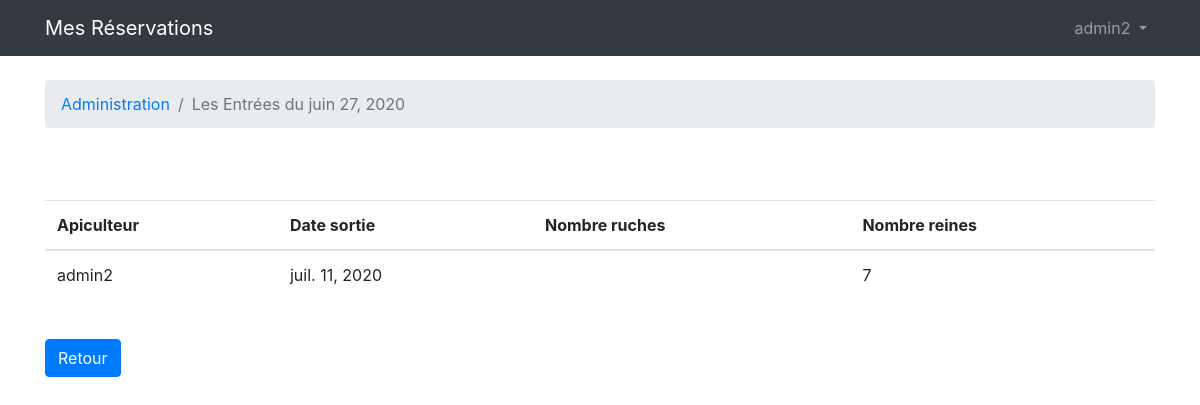
The app's page /resasfanm/listentrees/2020-06-27 (signed in), older data.
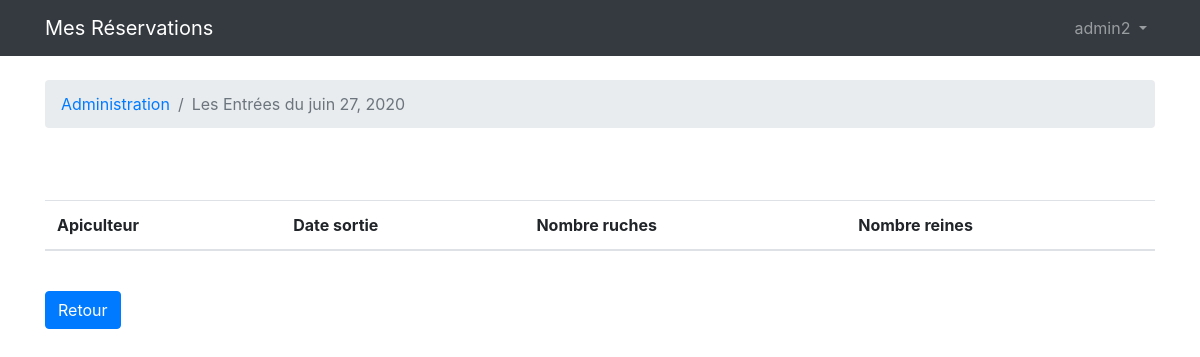
The same page, newer data.
### resasfanm/models.py (models this page shows, shortened)
class Reservation(models.Model):
	apiculteur = models.ForeignKey('Apiculteur', on_delete=models.CASCADE,related_name='reservations')
	nbreine = models.IntegerField(default = 1, verbose_name="nombre reines")
	datedepot = models.DateField(verbose_name="Date depot")
	dateretrait = models.DateField(verbose_name="Date retrait")
	nbtypfecond1 = models.IntegerField(default = 0, verbose_name="nombre apidea/Kieler ")
	nbtypfecond2 = models.IntegerField(default = 0, verbose_name="nombre Miniplus      ")
	nbtypfecond3 = models.IntegerField(default = 0, verbose_name="nombre Warre         ")
	nbtypfecond4 = models.IntegerField(default = 0, verbose_name="nombre ruchette      ")
	ordre = models.IntegerField(verbose_name="ordre",default=1)
	enattente = models.BooleanField(default = False, verbose_name = 'En attente')
	class Meta:
		unique_together = ('apiculteur', 'datedepot',)

class Apiculteur(models.Model):
	nom = models.CharField(max_length=25, unique = True)
	user = models.OneToOneField(User, on_delete=models.CASCADE,null = True)

### resasfanm/views.py (the view)
# urls.py: path('listentrees/<str:dateentree>',views.listentrees,name='listentrees'),
@login_required
def listentrees(request,dateentree):
	datee = datetime.datetime.strptime(dateentree, "%Y-%m-%d").date()
	resas = Reservation.objects.filter(datedepot=datee)
	return render(request, 'resasfanm/listentrees.html', {'les_resas':resas, 'date_entree': datee})

### resasfanm/templates/resasfanm/listentrees.html (shortened to what this page needs)
{% extends 'base.html' %}
{% block breadcrumb %}
  <li class="breadcrumb-item"><a href="{% url 'listgestion' %}" >Administration</a></li>
  <li class="breadcrumb-item active">Les Entrées du {{ date_entree }} </li>
{% endblock %}
{% block content %}
  <br>
  <br>
  <table class="table">
    <thead class="thead-inverse">
      <tr>
          <th>Apiculteur</th>
          <th>Date sortie</th>
          <th>Nombre ruches</th>
          <th>Nombre reines</th>
      </tr>
    </thead>
    <tbody>
      {% for resa in les_resas %}
          <tr>
            <td> {{ resa.apiculteur.nom }}</td>
            <td> {{ resa.dateretrait }}</td>
            <td> {{ resa.nbruche }}</td>
            <td> {{ resa.nbreine }}</td>
          </tr>
      {% endfor %}
    </tbody>
  </table>
  <br>
    <a href="{% url 'listgestion'  %}" class="btn btn-primary">Retour</a>
{% endblock %}

Row changes from the older to the newer data that the page shows:
removed Reservation: apiculteur.nom "admin2", dateretrait "juil. 11, 2020", nbreine "7"
